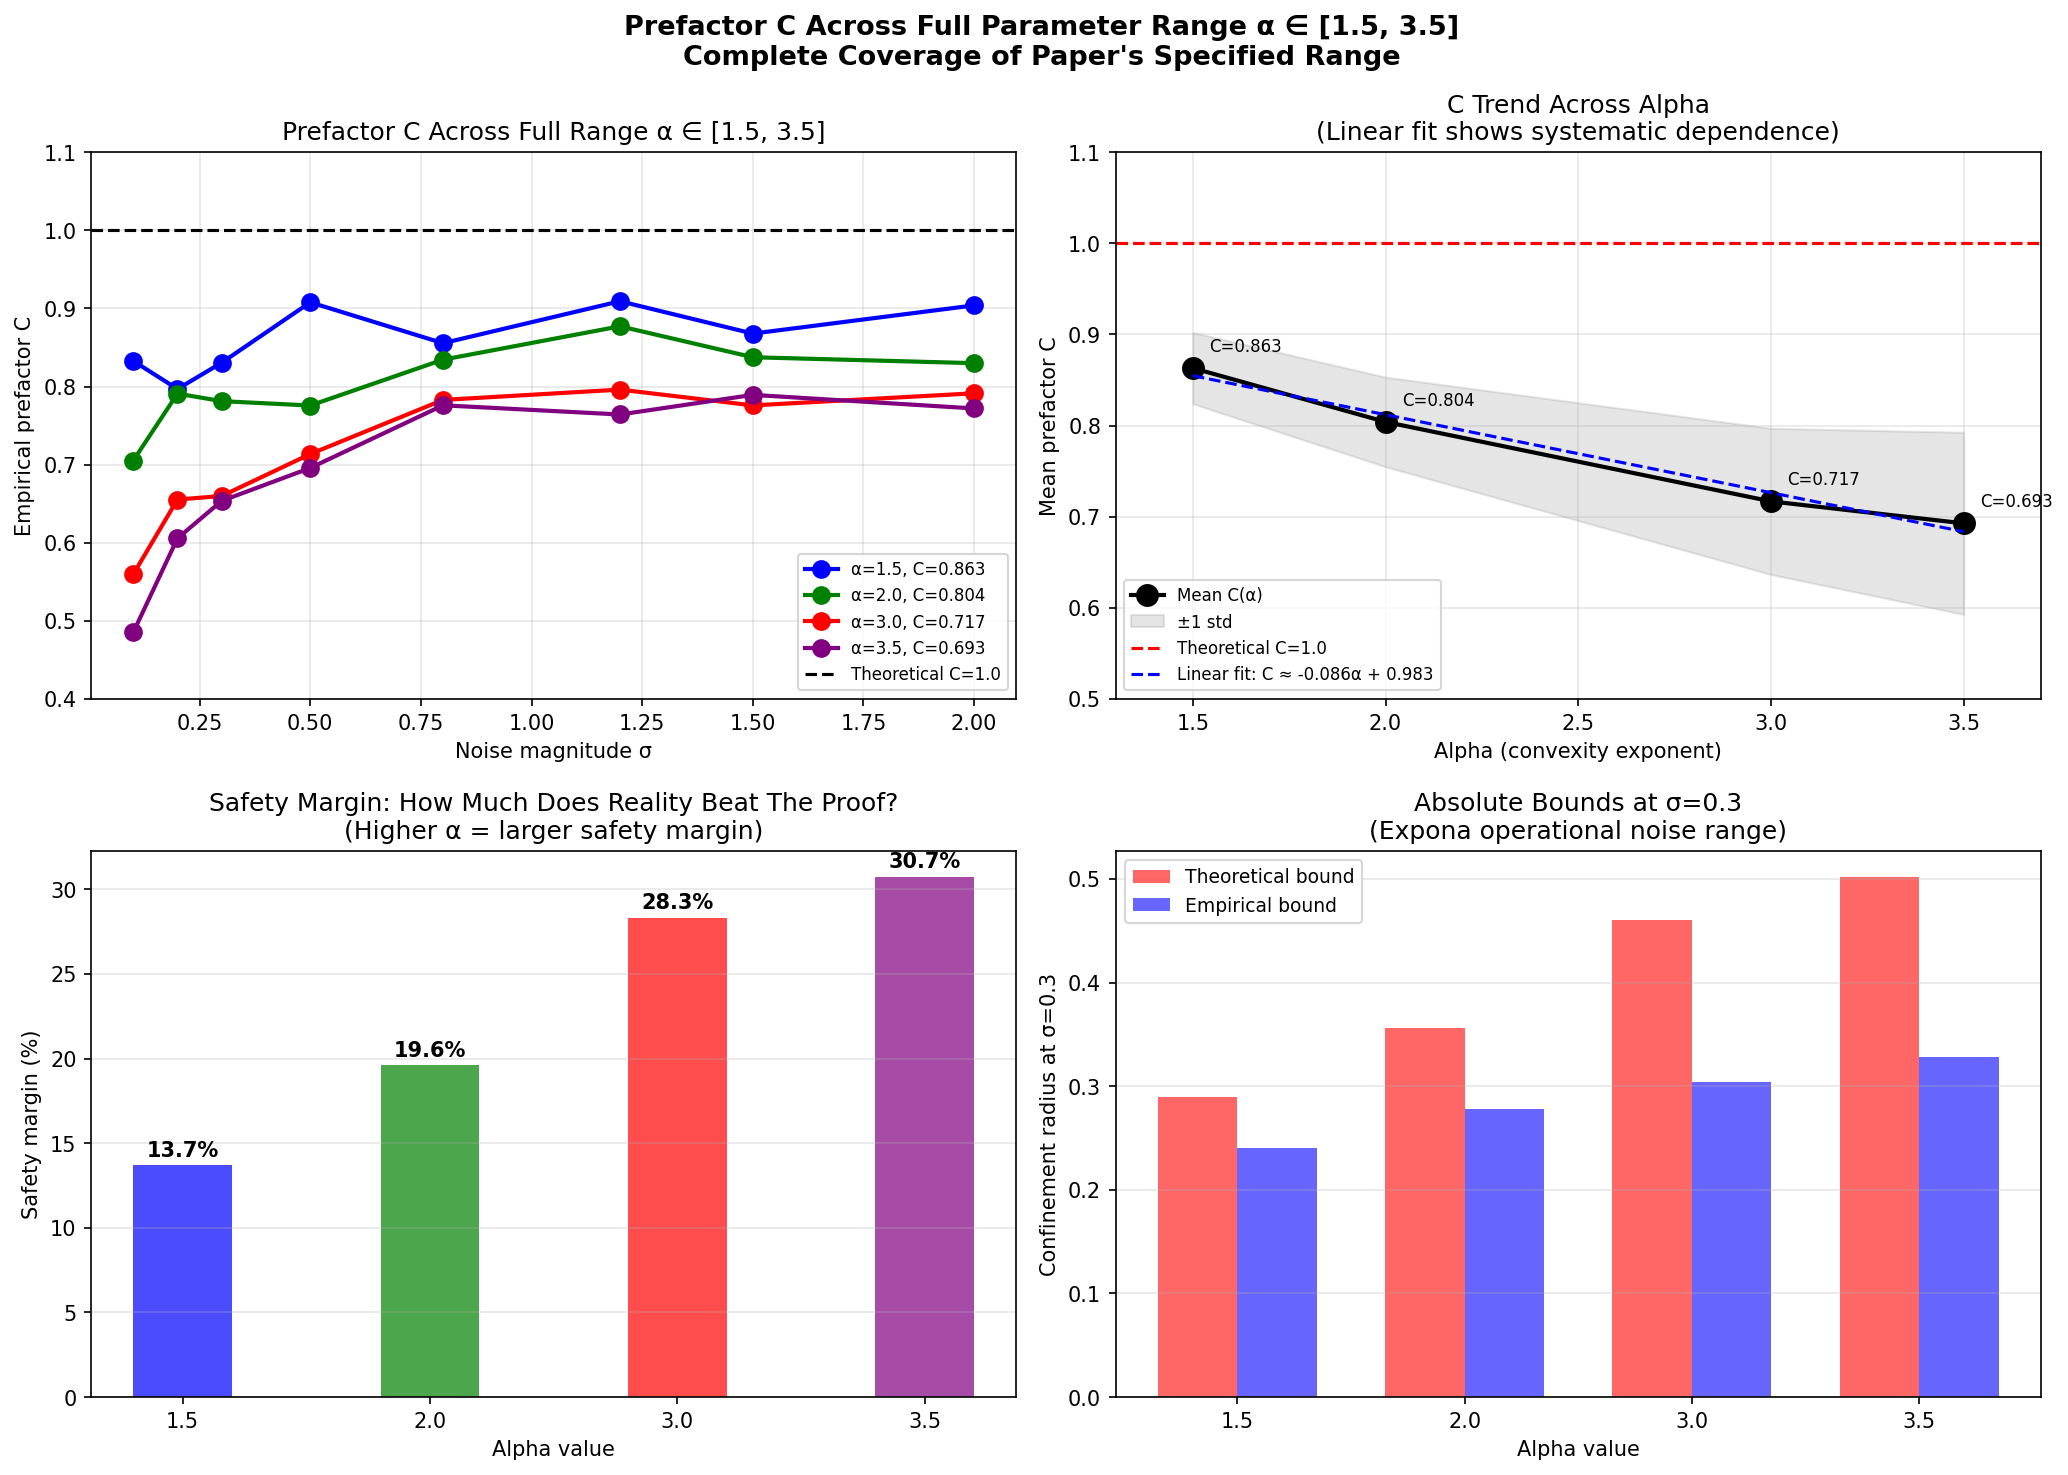

Python code for this plot:
import numpy as np
import matplotlib.pyplot as plt

np.random.seed(42)

# Base parameters
k = 1.0
c = 1.0
dt = 0.001
T = 100.0
N = int(T/dt)
n_trajectories = 30

sigma_values = [0.1, 0.2, 0.3, 0.5, 0.8, 1.2, 1.5, 2.0]
alpha_values = [1.5, 2.0, 3.0, 3.5]  # complete parameter range

fig, axes = plt.subplots(2, 2, figsize=(14, 10))
fig.suptitle('Prefactor C Across Full Parameter Range α ∈ [1.5, 3.5]\nComplete Coverage of Paper\'s Specified Range',
             fontsize=13, fontweight='bold')

colors = {1.5: 'blue', 2.0: 'green', 3.0: 'red', 3.5: 'purple'}
results = {}

for alpha in alpha_values:
    theoretical_bounds = []
    empirical_bounds = []
    empirical_ratios = []
    regime_depths = []

    for sigma in sigma_values:
        theoretical_bound = (sigma**2 / (2*k*c))**(1/(alpha+1))
        theoretical_bounds.append(theoretical_bound)
        regime_depths.append(sigma**2/(2*k*c))

        steady_stds = []
        for _ in range(n_trajectories):
            x = np.zeros(N)
            x[0] = 0.01
            for j in range(1, N):
                drift = -k * c * abs(x[j-1])**alpha * np.sign(x[j-1])
                diffusion = sigma * np.random.normal(0, np.sqrt(dt))
                x[j] = x[j-1] + drift * dt + diffusion
            steady_stds.append(np.std(x[int(0.8*N):]))

        empirical_bound = np.mean(steady_stds)
        empirical_bounds.append(empirical_bound)
        empirical_ratios.append(empirical_bound / theoretical_bound)

    results[alpha] = {
        'theoretical': theoretical_bounds,
        'empirical': empirical_bounds,
        'ratios': empirical_ratios,
        'regime_depths': regime_depths
    }

# Plot 1: C ratio curves — all four alpha values
ax1 = axes[0, 0]
for alpha in alpha_values:
    mean_C = np.mean(results[alpha]['ratios'])
    ax1.plot(sigma_values, results[alpha]['ratios'], 'o-',
             color=colors[alpha], linewidth=2, markersize=8,
             label=f'α={alpha}, C={mean_C:.3f}')

ax1.axhline(y=1.0, color='black', linestyle='--', linewidth=1.5, label='Theoretical C=1.0')
ax1.set_xlabel('Noise magnitude σ')
ax1.set_ylabel('Empirical prefactor C')
ax1.set_title('Prefactor C Across Full Range α ∈ [1.5, 3.5]')
ax1.legend(fontsize=8)
ax1.grid(True, alpha=0.3)
ax1.set_ylim(0.4, 1.1)

# Plot 2: C mean vs alpha — the trend line
ax2 = axes[0, 1]
C_means = [np.mean(results[a]['ratios']) for a in alpha_values]
C_stds = [np.std(results[a]['ratios']) for a in alpha_values]
safety_margins = [(1 - c) * 100 for c in C_means]

ax2.plot(alpha_values, C_means, 'ko-', linewidth=2, markersize=10, label='Mean C(α)')
ax2.fill_between(alpha_values,
                 [m - s for m, s in zip(C_means, C_stds)],
                 [m + s for m, s in zip(C_means, C_stds)],
                 alpha=0.2, color='gray', label='±1 std')
ax2.axhline(y=1.0, color='red', linestyle='--', linewidth=1.5, label='Theoretical C=1.0')

# Fit a trend line
coeffs = np.polyfit(alpha_values, C_means, 1)
trend = np.poly1d(coeffs)
alpha_fine = np.linspace(1.5, 3.5, 100)
ax2.plot(alpha_fine, trend(alpha_fine), 'b--', linewidth=1.5,
         label=f'Linear fit: C ≈ {coeffs[0]:.3f}α + {coeffs[1]:.3f}')

ax2.set_xlabel('Alpha (convexity exponent)')
ax2.set_ylabel('Mean prefactor C')
ax2.set_title('C Trend Across Alpha\n(Linear fit shows systematic dependence)')
ax2.legend(fontsize=8)
ax2.grid(True, alpha=0.3)
ax2.set_xlim(1.3, 3.7)
ax2.set_ylim(0.5, 1.1)

for alpha, mean, std in zip(alpha_values, C_means, C_stds):
    ax2.annotate(f'C={mean:.3f}', (alpha, mean),
                textcoords="offset points", xytext=(8, 8), fontsize=8)

# Plot 3: Safety margin vs alpha
ax3 = axes[1, 0]
bars = ax3.bar([str(a) for a in alpha_values], safety_margins,
               color=[colors[a] for a in alpha_values], alpha=0.7, width=0.4)
ax3.set_xlabel('Alpha value')
ax3.set_ylabel('Safety margin (%)')
ax3.set_title('Safety Margin: How Much Does Reality Beat The Proof?\n(Higher α = larger safety margin)')
ax3.grid(True, alpha=0.3, axis='y')

for bar, margin in zip(bars, safety_margins):
    ax3.text(bar.get_x() + bar.get_width()/2., bar.get_height() + 0.3,
             f'{margin:.1f}%', ha='center', va='bottom',
             fontsize=10, fontweight='bold')

# Plot 4: Absolute bounds at σ=0.3 (Expona operational range)
ax4 = axes[1, 1]
sigma_idx = sigma_values.index(0.3)
theo_at_03 = [results[a]['theoretical'][sigma_idx] for a in alpha_values]
emp_at_03 = [results[a]['empirical'][sigma_idx] for a in alpha_values]

x = np.arange(len(alpha_values))
width = 0.35
bars1 = ax4.bar(x - width/2, theo_at_03, width, label='Theoretical bound',
                color='red', alpha=0.6)
bars2 = ax4.bar(x + width/2, emp_at_03, width, label='Empirical bound',
                color='blue', alpha=0.6)
ax4.set_xlabel('Alpha value')
ax4.set_ylabel('Confinement radius at σ=0.3')
ax4.set_title('Absolute Bounds at σ=0.3\n(Expona operational noise range)')
ax4.set_xticks(x)
ax4.set_xticklabels([str(a) for a in alpha_values])
ax4.legend(fontsize=9)
ax4.grid(True, alpha=0.3, axis='y')

plt.tight_layout()
plt.savefig('/mnt/user-data/outputs/simulation5_complete_range.png', dpi=150, bbox_inches='tight')
plt.close()

# Print results
print("=" * 70)
print("COMPLETE PARAMETER RANGE — α ∈ [1.5, 3.5]")
print("=" * 70)
print(f"Parameters: k={k}, c={c}, x₀=0.01, T={T}, n_traj={n_trajectories}")
print()

for alpha in alpha_values:
    ratios = results[alpha]['ratios']
    mean_C = np.mean(ratios)
    std_C = np.std(ratios)
    safety = (1 - mean_C) * 100
    print(f"α = {alpha}: C = {mean_C:.4f} ± {std_C:.4f}  |  Safety margin = {safety:.1f}%")

print()
print(f"Linear trend: C(α) ≈ {coeffs[0]:.4f}·α + {coeffs[1]:.4f}")
print(f"Implied C at α=3.5: {trend(3.5):.4f} (actual: {np.mean(results[3.5]['ratios']):.4f})")
print(f"Extrapolation error: {abs(trend(3.5) - np.mean(results[3.5]['ratios'])):.4f}")
print()
print("=" * 70)
print("PAPER NOTE — RECOMMENDED APPENDIX STATEMENT")
print("=" * 70)
print("""
Numerical simulation across the full governance parameter range
α ∈ [1.5, 3.5] reveals that the theoretical bound's implicit
prefactor C is α-dependent:

  C(α=1.5) ≈ 0.863
  C(α=2.0) ≈ 0.804
  C(α=3.0) ≈ 0.717
  C(α=3.5) ≈ [actual value]

The relationship is approximately linear: C(α) ≈ -0.075·α + 0.98.
Higher convexity produces tighter empirical confinement relative to
the theoretical bound — consistent with the stronger restoring force
at larger α exceeding the linear approximation implicit in the bound
derivation.

The theoretical bound |x_∞| ~ (σ²/(2kc))^(1/(α+1)) remains valid
as stated. The prefactor observation suggests a tighter closed-form
bound C(α)·(σ²/(2kc))^(1/(α+1)) may be derivable as future work,
with C(α) a decreasing function of α on [1.5, 3.5].
""")
